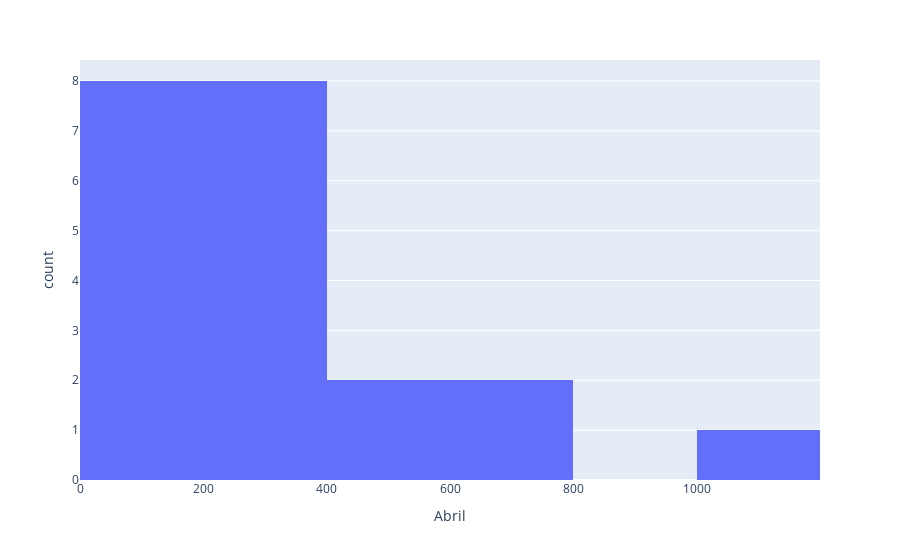

The notebook cell saved with this chart:
### Code cell
hAbril = px.histogram(df,x='Abril')
hAbril.show()

### Figure 1 — Plotly figure (JSON) as saved in the notebook; plotly's stock layout.template omitted (floating-point values rounded to 4 significant figures)
{"data": [{"alignmentgroup": "True", "bingroup": "x", "hovertemplate": "Abril=%{x}<br>count=%{y}<extra></extra>", "legendgroup": "", "marker": {"color": "#636efa", "pattern": {"shape": ""}}, "name": "", "offsetgroup": "", "orientation": "v", "showlegend": false, "type": "histogram", "x": [59, 47, 97, 668, 575, 297, 586, 273, 329, 619, 242, 173, 181, 340, 136, 279, 221, 192, 394, 125, 1074], "xaxis": "x", "yaxis": "y"}], "layout": {"barmode": "relative", "legend": {"tracegroupgap": 0}, "margin": {"t": 60}, "xaxis": {"anchor": "y", "domain": [0, 1], "title": {"text": "Abril"}}, "yaxis": {"anchor": "x", "domain": [0, 1], "title": {"text": "count"}}}}
